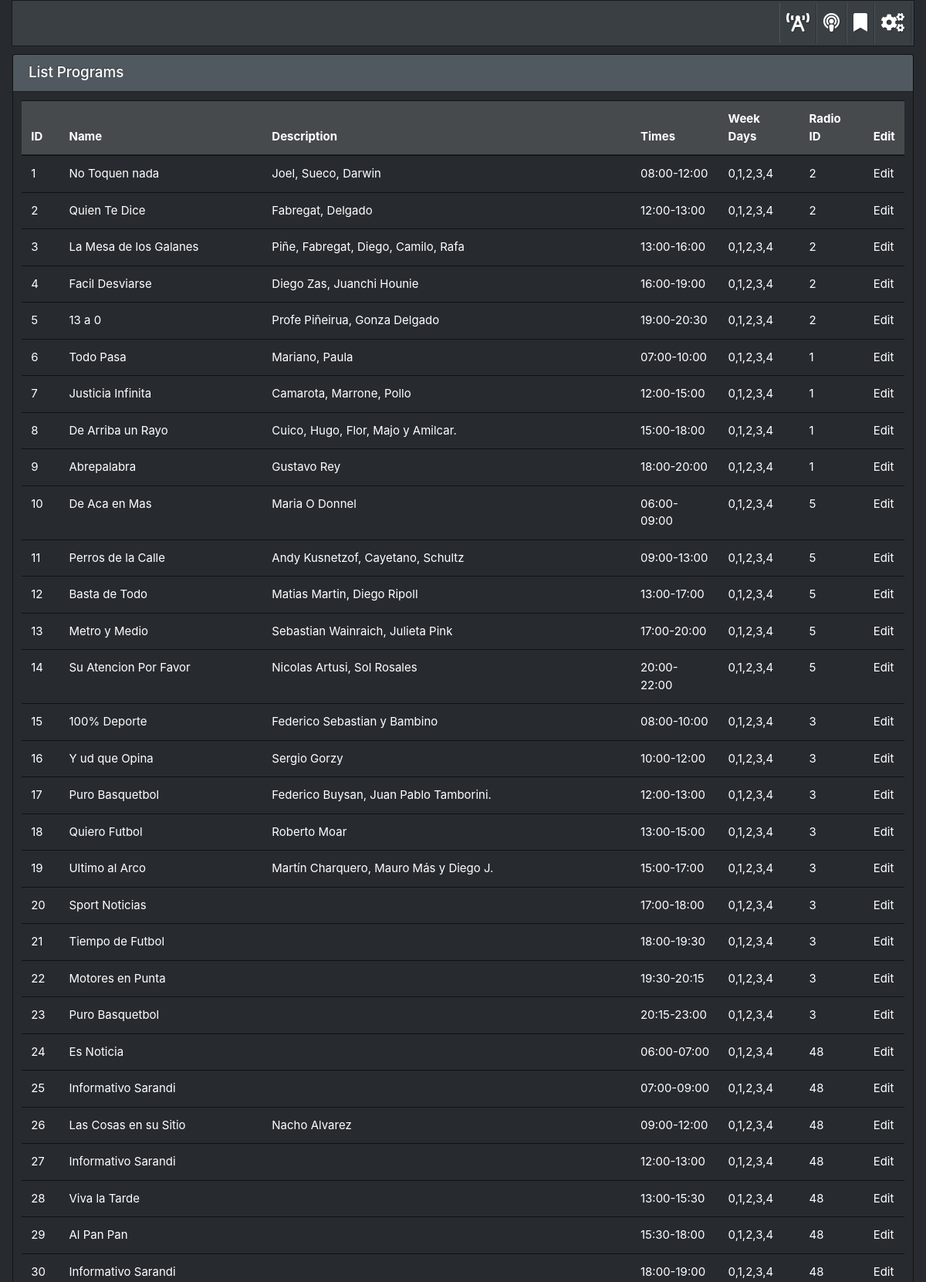
Page /radio/list_program (upper part) on the committed database.
### app/models.py (models this page shows, shortened)
class Program(db.Model):
    __tablename__ = 'program'
    id = db.Column(db.Integer, unique=True, nullable=False, primary_key=True)
    name = db.Column(db.String(80),nullable=True)
    times = db.Column(db.String(80),nullable=True)
    week_days = db.Column(db.String(80),nullable=True)
    description = db.Column(db.String(120),nullable=True)
    style = db.Column(db.String(80),nullable=True)
    stars = db.Column(db.Integer,nullable=True)
    fav = db.Column(db.Boolean,nullable=True)
    twitter = db.Column(db.String(120),nullable=True)
    radio_id = db.Column(db.Integer, db.ForeignKey('radios.id'), nullable=True)

### app/views_radio.py (the view)
@radio.route('/radio/list_program', methods=['GET'])
def radio_list_program():
    program_list = Program.query.all()
    session['last_url'] = url_for('radio.radio_list_program')
    template_page = 'radio_program_list.html'
    return render_template(template_page, program_list=program_list, bookmark_manager=bookmark_manager)

### app/templates/radio/radio_program_list.html (shortened to what this page needs)
{% extends "base.html" %}
{% block head %}
    <link "https://cdn.datatables.net/1.10.19/css/jquery.dataTables.min.css" rel="stylesheet">
{% endblock head %}
{% block body %}
<div class="bs-component">
<div class="col-grid-full">
  <div class="card text-white bg-dark" style="flex: 0 0 100%">
  <h5 class="card-header">List Programs</h5>
  <div class="card-body">
  <table width="100%" class="table table-hover" id="dataTables">
    <thead>
      <tr class="table-active">
        <th>ID</th>
        <th>Name</th>
        <th>Description</th>
        <th>Times</th>
        <th>Week Days</th>
        <th>Radio ID</th>
        <th>Edit</th>
      </tr>
    </thead>
    <tbody>
      {% for program in program_list %}
        <tr>
          <td>{{program.id}}</td>
          <td>{{program.name}}</td>
          <td>{{program.description}}</td>
          <td>{{program.times}}</td>
          <td>{{program.week_days}}</td>
          <td>{{program.radio_id}}</td>
          <td><a href="{{ url_for('radio.radio_edit_program',id=program.id) }}">Edit</a></td>
        </tr>
      {% endfor %}
    </tbody>
  </table>
  </div>
  </div>
</div>
</div>
{% endblock body %}

### app/static/css/custom.css (style rules this page uses)
.col-grid-full { display: flex; flex: 0 0 100%; min-height: 1px; padding-right: 1px; padding-left: 1px; padding-top: 10px; padding-bottom: 10px; }

### rows in the picture
Program: id "1", name "No Toquen nada", description "Joel, Sueco, Darwin", times "08:00-12:00", week_days "0,1,2,3,4", radio_id "2"
Program: id "2", name "Quien Te Dice", description "Fabregat, Delgado", times "12:00-13:00", week_days "0,1,2,3,4", radio_id "2"
Program: id "3", name "La Mesa de los Galanes", description "Piñe, Fabregat, Diego, Camilo, Rafa", times "13:00-16:00", week_days "0,1,2,3,4", radio_id "2"
Program: id "4", name "Facil Desviarse", description "Diego Zas, Juanchi Hounie", times "16:00-19:00", week_days "0,1,2,3,4", radio_id "2"
Program: id "5", name "13 a 0", description "Profe Piñeirua, Gonza Delgado", times "19:00-20:30", week_days "0,1,2,3,4", radio_id "2"
Program: id "6", name "Todo Pasa", description "Mariano, Paula", times "07:00-10:00", week_days "0,1,2,3,4", radio_id "1"
Program: id "7", name "Justicia Infinita", description "Camarota, Marrone, Pollo", times "12:00-15:00", week_days "0,1,2,3,4", radio_id "1"
Program: id "8", name "De Arriba un Rayo", description "Cuico, Hugo, Flor, Majo y Amilcar.", times "15:00-18:00", week_days "0,1,2,3,4", radio_id "1"
Program: id "9", name "Abrepalabra", description "Gustavo Rey", times "18:00-20:00", week_days "0,1,2,3,4", radio_id "1"
Program: id "10", name "De Aca en Mas", description "Maria O Donnel", times "06:00-09:00", week_days "0,1,2,3,4", radio_id "5"
Program: id "11", name "Perros de la Calle", description "Andy Kusnetzof, Cayetano, Schultz", times "09:00-13:00", week_days "0,1,2,3,4", radio_id "5"
Program: id "12", name "Basta de Todo", description "Matias Martin, Diego Ripoll", times "13:00-17:00", week_days "0,1,2,3,4", radio_id "5"
Program: id "13", name "Metro y Medio", description "Sebastian Wainraich, Julieta Pink", times "17:00-20:00", week_days "0,1,2,3,4", radio_id "5"
Program: id "14", name "Su Atencion Por Favor", description "Nicolas Artusi, Sol Rosales", times "20:00-22:00", week_days "0,1,2,3,4", radio_id "5"
Program: id "15", name "100% Deporte", description "Federico Sebastian y Bambino", times "08:00-10:00", week_days "0,1,2,3,4", radio_id "3"
Program: id "16", name "Y ud que Opina", description "Sergio Gorzy", times "10:00-12:00", week_days "0,1,2,3,4", radio_id "3"
Program: id "17", name "Puro Basquetbol", description "Federico Buysan, Juan Pablo Tamborini.", times "12:00-13:00", week_days "0,1,2,3,4", radio_id "3"
Program: id "18", name "Quiero Futbol", description "Roberto Moar", times "13:00-15:00", week_days "0,1,2,3,4", radio_id "3"
Program: id "19", name "Ultimo al Arco", description "Martín Charquero, Mauro Más y Diego J.", times "15:00-17:00", week_days "0,1,2,3,4", radio_id "3"
Program: id "20", name "Sport Noticias", times "17:00-18:00", week_days "0,1,2,3,4", radio_id "3"
Program: id "21", name "Tiempo de Futbol", times "18:00-19:30", week_days "0,1,2,3,4", radio_id "3"
Program: id "22", name "Motores en Punta", times "19:30-20:15", week_days "0,1,2,3,4", radio_id "3"
Program: id "23", name "Puro Basquetbol", times "20:15-23:00", week_days "0,1,2,3,4", radio_id "3"
Program: id "24", name "Es Noticia", times "06:00-07:00", week_days "0,1,2,3,4", radio_id "48"
Program: id "25", name "Informativo Sarandi", times "07:00-09:00", week_days "0,1,2,3,4", radio_id "48"
Program: id "26", name "Las Cosas en su Sitio", description "Nacho Alvarez", times "09:00-12:00", week_days "0,1,2,3,4", radio_id "48"
Program: id "27", name "Informativo Sarandi", times "12:00-13:00", week_days "0,1,2,3,4", radio_id "48"
Program: id "28", name "Viva la Tarde", times "13:00-15:30", week_days "0,1,2,3,4", radio_id "48"
Program: id "29", name "Al Pan Pan", times "15:30-18:00", week_days "0,1,2,3,4", radio_id "48"
Program: id "30", name "Informativo Sarandi", times "18:00-19:00", week_days "0,1,2,3,4", radio_id "48"
